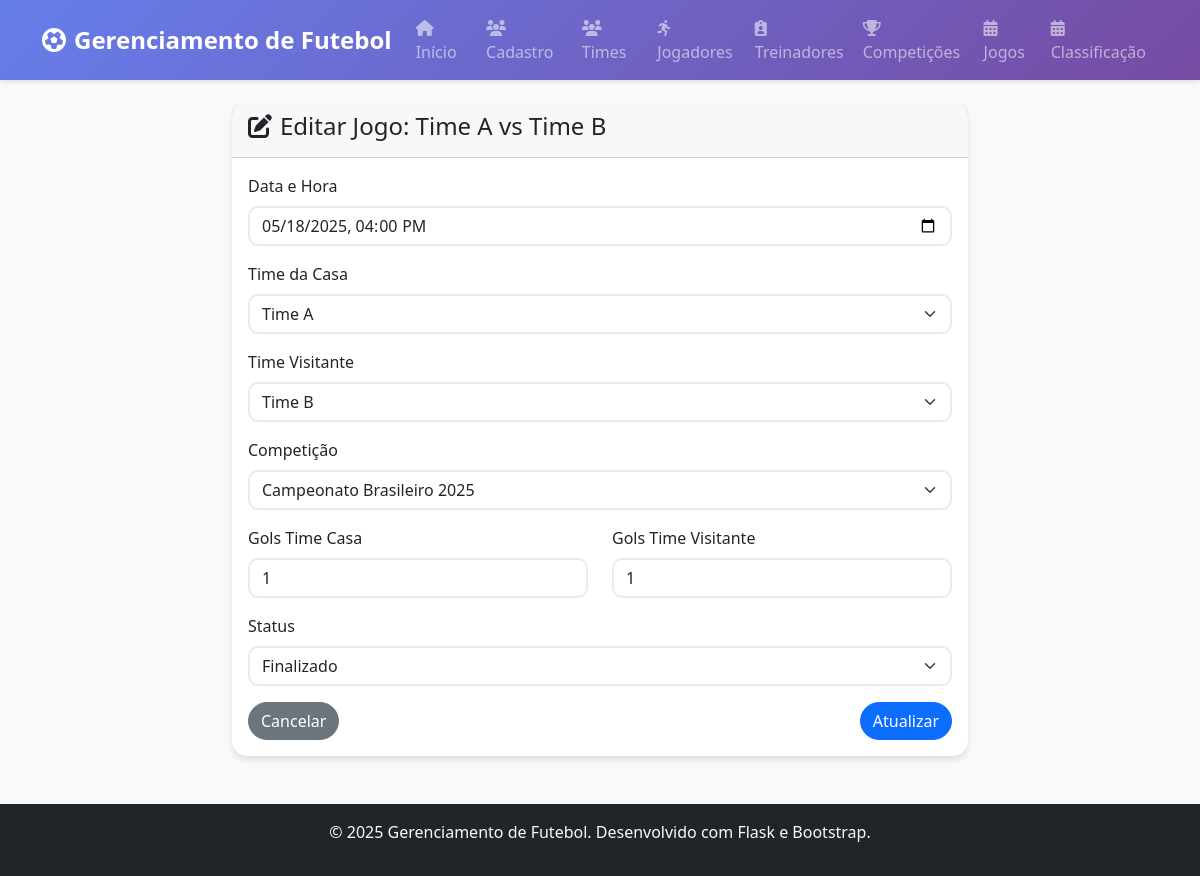
Screenshot of /jogos/1/edit with the database file from the repository.
### app/models/time.py (models this page shows)
class Time(db.Model):
    id: so.Mapped[int] = so.mapped_column(primary_key=True)
    nome: so.Mapped[str] = so.mapped_column(db.String(100), nullable=False, unique=True)
    cidade: so.Mapped[str] = so.mapped_column(db.String(100), nullable=False)
    ano_fundacao: so.Mapped[int] = so.mapped_column(nullable=False)
    created_at: so.Mapped[datetime] = so.mapped_column(db.DateTime, default=datetime.utcnow)
    updated_at: so.Mapped[datetime] = so.mapped_column(db.DateTime, default=datetime.utcnow, onupdate=datetime.utcnow)
    jogadores: so.Mapped[List['Jogador']] = so.relationship(back_populates='time')
    treinador_id: so.Mapped[Optional[int]] = so.mapped_column(sa.ForeignKey("treinador.id"), index=True, nullable=True)
    treinador: so.Mapped[Optional['Treinador']] = so.relationship("Treinador", back_populates="times", foreign_keys=[treinador_id])
    jogos_casa: so.Mapped[List['Jogo']] = so.relationship('Jogo', foreign_keys='Jogo.time_casa_id', back_populates='time_casa')
    jogos_visitante: so.Mapped[List['Jogo']] = so.relationship('Jogo', foreign_keys='Jogo.time_visitante_id', back_populates='time_visitante')

### app/models/jogo.py (models this page shows, shortened)
class Jogo(db.Model):
    id: so.Mapped[int] = so.mapped_column(primary_key=True)
    data_hora: so.Mapped[datetime] = so.mapped_column(db.DateTime, nullable=False)
    time_casa_id: so.Mapped[Optional[int]] = so.mapped_column(sa.ForeignKey("time.id"), index=True, nullable=False)
    time_casa: so.Mapped[Optional['Time']] = so.relationship("Time", back_populates="jogos_casa", foreign_keys=[time_casa_id])
    time_visitante_id: so.Mapped[int] = so.mapped_column(db.Integer, db.ForeignKey('time.id'), nullable=False)
    time_visitante: so.Mapped[Optional['Time']] = so.relationship("Time", back_populates="jogos_visitante", foreign_keys=[time_visitante_id])
    competicao_id: so.Mapped[int] = so.mapped_column(db.Integer, db.ForeignKey('competicao.id'), nullable=False)
    competicao: so.Mapped['Competicao'] = so.relationship(back_populates='jogos')
    gols_casa: so.Mapped[Optional[int]] = so.mapped_column(db.Integer, nullable=True)
    gols_visitante: so.Mapped[Optional[int]] = so.mapped_column(db.Integer, nullable=True)
    status: so.Mapped[str] = so.mapped_column(db.String(20), nullable=False, default='Agendado')
    created_at: so.Mapped[datetime] = so.mapped_column(db.DateTime, default=datetime.utcnow)
    updated_at: so.Mapped[datetime] = so.mapped_column(db.DateTime, default=datetime.utcnow, onupdate=datetime.utcnow)

### app/routes.py (the view, shortened to what this page needs)
@app.route('/jogos/<int:id>/edit', methods=['GET', 'POST'])
def jogos_edit(id):
    jogo = JogoController.recuperar_jogo(id)
    form = JogoForm(obj=jogo)
    return render_template('jogos/edit.html', form=form, jogo=jogo)

### app/controllers/competicao_controller.py (called while the page is built)
    def listar_competicoes():
        competicoes = Competicao.query.all()
        return competicoes

### app/controllers/jogo_controller.py (called while the page is built)
    def recuperar_jogo(id):
        return Jogo.query.get(id)

### app/controllers/time_controller.py (called while the page is built)
    def listar_times():
        return Time.query.all()

### app/templates/jogos/edit.html (shortened to what this page needs)
{% extends "base.html" %}
{% block content %}
<div class="row justify-content-center">
    <div class="col-md-10 col-lg-8">
        <div class="card">
            <div class="card-header">
                <h4><i class="fas fa-edit me-2"></i>Editar Jogo: {{ jogo.time_casa.nome }} vs {{ jogo.time_visitante.nome }}</h4>
            </div>
            <div class="card-body">
                <form method="POST">
                    <div class="mb-3">
                        {{ form.data_hora.label(class="form-label") }}
                        {{ form.data_hora(class="form-control", type="datetime-local") }}
                    </div>
                    <div class="mb-3">
                        {{ form.time_casa_id.label(class="form-label") }}
                        {{ form.time_casa_id(class="form-select") }}
                    </div>
                    <div class="mb-3">
                        {{ form.time_visitante_id.label(class="form-label") }}
                        {{ form.time_visitante_id(class="form-select") }}
                    </div>
                    <div class="mb-3">
                        {{ form.competicao_id.label(class="form-label") }}
                        {{ form.competicao_id(class="form-select") }}
                    </div>
                    <div class="row">
                        <div class="col-md-6 mb-3">
                            {{ form.gols_casa.label(class="form-label") }}
                            {{ form.gols_casa(class="form-control") }}
                        </div>
                        <div class="col-md-6 mb-3">
                            {{ form.gols_visitante.label(class="form-label") }}
                            {{ form.gols_visitante(class="form-control") }}
                        </div>
                    </div>
                    <div class="mb-3">
                        {{ form.status.label(class="form-label") }}
                        {{ form.status(class="form-select") }}
                    </div>
                    <div class="d-flex justify-content-between">
                        <a href="{{ url_for('jogos_index') }}" class="btn btn-secondary">Cancelar</a>
                        <button type="submit" class="btn btn-primary">Atualizar</button>
                    </div>
                </form>
            </div>
        </div>
    </div>
</div>
{% endblock %}

### app/static/css/style.css (style rules this page uses)
body { background-color: #f8f9fa; font-family: 'Segoe UI', Tahoma, Geneva, Verdana, sans-serif; }
.card { border: none; border-radius: 15px; box-shadow: 0 4px 6px rgba(0, 0, 0, 0.1); transition: transform 0.2s ease-in-out; }
.btn { border-radius: 25px; font-weight: 500; transition: all 0.2s ease-in-out; }
.form-control, .form-select { border-radius: 10px; border: 2px solid #e9ecef; transition: border-color 0.2s ease-in-out; }
.card { animation: fadeIn 0.5s ease-out; }

### rows the page displays
Time: time_casa.nome "Time A"
Time: time_visitante.nome "Time B"
Jogo: data_hora "05/18/2025 16:00", time_casa_id "Time A", time_visitante_id "Time B", competicao_id "Campeonato Brasileiro 2025", gols_casa "1", gols_visitante "1", status "Finalizado"
